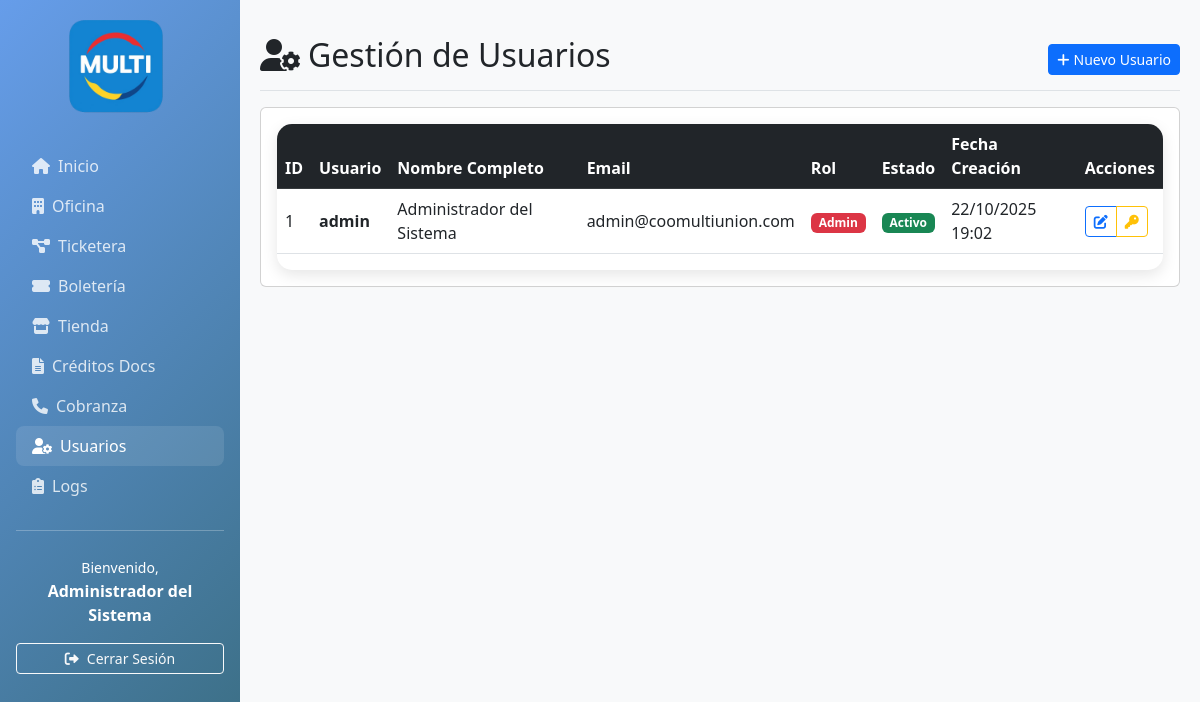
Page /ui/modules/usuarios/pages/usuarios.php (signed in) on the committed database.
### tables this page shows
CREATE TABLE IF NOT EXISTS control_usuarios (
        id INT AUTO_INCREMENT PRIMARY KEY,
        usuario VARCHAR(50) UNIQUE NOT NULL,
        password VARCHAR(255) NOT NULL,
        nombre_completo VARCHAR(100) NOT NULL,
        email VARCHAR(100),
        rol VARCHAR(20) NOT NULL,
        estado_activo BOOLEAN DEFAULT TRUE,
        fecha_creacion TIMESTAMP DEFAULT CURRENT_TIMESTAMP,
        fecha_actualizacion TIMESTAMP NULL DEFAULT NULL
    );

### ui/config/paths.php (called while the page is built, shortened)
<?php
function getBaseUrl() {
    $scriptName = $_SERVER['SCRIPT_NAME'];
    $marker = '/ui/';
    $pos = strpos($scriptName, $marker);
    if ($pos !== false) {
        return substr($scriptName, 0, $pos + strlen($marker));
    }
    return './';
}
?>

### ui/config/database.php (called while the page is built, shortened)
<?php
class Database {
    private static $instance = null;
    private $connection;
    private function __construct() {
        try {
            $this->connection = new PDO(
                "mysql:host=" . DB_HOST . ";dbname=" . DB_NAME . ";charset=utf8mb4",
                DB_USER,
                DB_PASS,
                [
                    PDO::ATTR_ERRMODE => PDO::ERRMODE_EXCEPTION,
                    PDO::ATTR_DEFAULT_FETCH_MODE => PDO::FETCH_ASSOC,
                    PDO::ATTR_EMULATE_PREPARES => false
                ]
            );
        } catch (PDOException $e) {
            die("Error de conexión: " . $e->getMessage());
        }
    }
    public static function getInstance() {
        if (self::$instance === null) {
            self::$instance = new self();
        }
        return self::$instance;
    }
    public function getConnection() {
        return $this->connection;
    }
}
function getConnection() {
    return Database::getInstance()->getConnection();
}
?>

### ui/controllers/AuthController.php (called while the page is built, shortened)
<?php
require_once __DIR__ . '/../models/User.php';
require_once __DIR__ . '/../config/paths.php';
require_once __DIR__ . '/../config/database.php';
class AuthController {
    public function isAuthenticated() {
        return isset($_SESSION['user_id']) &&
               !empty($_SESSION['user_id']) &&
               isset($_SESSION['username']) &&
               isset($_SESSION['nombre_completo']) &&
               isset($_SESSION['user_role']);
    }
    private function enforceIdleTimeout(int $idleSeconds = 3600): void {
        $now = time();
        $last = (int)($_SESSION['last_activity'] ?? $now);
    }
    public function getCurrentUser() {
        if ($this->isAuthenticated()) {
            return [
                'id' => $_SESSION['user_id'],
                'username' => $_SESSION['username'],
                'nombre_completo' => $_SESSION['nombre_completo'],
                'rol' => $_SESSION['user_role'],
                'email' => $_SESSION['user_email'] ?? ''
            ];
        }
        return null;
    }
    private function ensurePermissionsLoaded() {
        $currentRole = $_SESSION["user_role"] ?? '';
        $rolesPath = __DIR__ . '/../../roles.json';
        $currentRolesMtime = is_file($rolesPath) ? @filemtime($rolesPath) : 0;
        $needsReload = false;
        if (!isset($_SESSION['module_perms_loaded']) || !$_SESSION['module_perms_loaded']) {
            $needsReload = true;
        }
        if (($_SESSION['perm_role'] ?? null) !== $currentRole) {
            $needsReload = true;
        }
        if (($currentRolesMtime !== 0) && (($_SESSION['roles_json_mtime'] ?? 0) !== $currentRolesMtime)) {
            $needsReload = true;
        }
        if (!$needsReload) { return; }
        if ($currentRole === 'admin') {
            return;
        }
    }
    public function canAccessModule(string $moduleKey): bool {
        $role = $_SESSION['user_role'] ?? '';
        if ($role === 'admin') return true;
        return false;
    }
}
?>

### ui/models/User.php (called while the page is built, shortened)
<?php
require_once __DIR__ . '/../config/database.php';
class User {
    private $conn;
    public function __construct() {
        $this->conn = getConnection();
    }
    public function getAll() {
        try {
            $stmt = $this->conn->query("
                SELECT id, usuario, nombre_completo, email, rol, estado_activo as estado, fecha_creacion
                FROM control_usuarios
                ORDER BY nombre_completo
            ");
            return $stmt->fetchAll();
        } catch (Exception $e) {
            error_log("Error obteniendo usuarios: " . $e->getMessage());
            return [];
        }
    }
}
?>

### ui/utils/dictionary.php (called while the page is built, shortened)
<?php
require_once __DIR__ . '/../config/paths.php';
class Dictionary {
    private static $data = null;
    private static function load(): void {
        if (self::$data !== null) {
            return;
        }
        $jsonPath = getAbsolutePath('../dictionary.json');
        $raw = file_get_contents($jsonPath);
        $parsed = json_decode($raw, true);
        self::$data = is_array($parsed) ? $parsed : ['tablas' => []];
    }
    public static function label(string $table, string $field, ?string $default = null): string {
        $tablas = self::$data['tablas'] ?? [];
        $tabla = $tablas[$table] ?? null;
        return $default ?? ucwords(str_replace('_', ' ', $field));
    }
}
function dict_label(string $table, string $field, ?string $default = null): string {
    return Dictionary::label($table, $field, $default);
}
?>

### ui/modules/usuarios/pages/usuarios.php (the view, shortened to what this page needs)
<?php
require_once '../../../controllers/AuthController.php';
require_once '../../../models/User.php';
require_once '../../../config/paths.php';
require_once '../../../utils/dictionary.php';
$authController = new AuthController();
$authController->requireModule('usuarios.gestion');
$userModel = new User();
$usuarios = $userModel->getAll();
$currentUser = $authController->getCurrentUser();
$currentPage = 'usuarios';
include '../../../views/layouts/header.php';
?>
<div class="container-fluid">
    <div class="row">
        <?php include '../../../views/layouts/sidebar.php'; ?>
        <main class="col-12 main-content">
            <div class="d-flex justify-content-between flex-wrap flex-md-nowrap align-items-center pt-3 pb-2 mb-3 border-bottom">
                <h1 class="h2">
                    <i class="fas fa-user-cog me-2"></i>Gestión de Usuarios
                </h1>
                <div class="btn-toolbar mb-2 mb-md-0">
                    <button type="button" class="btn btn-sm btn-primary" data-bs-toggle="modal" data-bs-target="#createUserModal">
                        <i class="fas fa-plus me-1"></i>Nuevo Usuario
                    </button>
                </div>
            </div>
            <div class="card">
                <div class="card-body">
                    <div class="table-responsive">
                        <table class="table table-hover">
                            <thead class="table-dark">
                                <tr>
                                    <th>ID</th>
                                    <th><?php echo dict_label('control_usuarios','usuario','Usuario'); ?></th>
                                    <th><?php echo dict_label('control_usuarios','nombre_completo','Nombre Completo'); ?></th>
                                    <th><?php echo dict_label('control_usuarios','email','Email'); ?></th>
                                    <th><?php echo dict_label('control_usuarios','rol','Rol'); ?></th>
                                    <th><?php echo dict_label('control_usuarios','estado_activo','Estado'); ?></th>
                                    <th><?php echo dict_label('control_usuarios','fecha_creacion','Fecha Creación'); ?></th>
                                    <th>Acciones</th>
                                </tr>
                            </thead>
                            <tbody>
                                <?php foreach ($usuarios as $usuario): ?>
                                <tr>
                                    <td><?php echo htmlspecialchars($usuario['id']); ?></td>
                                    <td><strong><?php echo htmlspecialchars($usuario['usuario']); ?></strong></td>
                                    <td><?php echo htmlspecialchars($usuario['nombre_completo']); ?></td>
                                    <td><?php echo htmlspecialchars($usuario['email'] ?? ''); ?></td>
                                    <td>
                                        <span class="badge <?php echo $usuario['rol'] === 'admin' ? 'bg-danger' : 'bg-primary'; ?>">
                                            <?php echo ucfirst(htmlspecialchars($usuario['rol'])); ?>
                                        </span>
                                    </td>
                                    <td>
                                        <span class="badge <?php echo $usuario['estado'] ? 'bg-success' : 'bg-secondary'; ?>">
                                            <?php echo $usuario['estado'] ? 'Activo' : 'Inactivo'; ?>
                                        </span>
                                    </td>
                                    <td><?php echo date('d/m/Y H:i', strtotime($usuario['fecha_creacion'])); ?></td>
                                    <td>
                                        <div class="btn-group" role="group">
                                            <button type="button" class="btn btn-sm btn-outline-primary" data-bs-toggle="modal" data-bs-target="#editUserModal<?php echo $usuario['id']; ?>">
                                                <i class="fas fa-edit"></i>
                                            </button>
                                            <button type="button" class="btn btn-sm btn-outline-warning" data-bs-toggle="modal" data-bs-target="#changePasswordModal<?php echo $usuario['id']; ?>">
                                                <i class="fas fa-key"></i>
                                            </button>
                                        </div>
                                    </td>
                                </tr>
                                <?php endforeach; ?>
                            </tbody>
                        </table>
                    </div>
                </div>
            </div>
        </main>
    </div>
</div>
<?php include '../../../views/layouts/footer.php'; ?>

### ui/views/layouts/sidebar.php (shortened to what this page needs)
<div class="sidebar p-3">
    <div class="text-center mb-4">
        <a href="<?php echo getBaseUrl(); ?>pages/dashboard.php" class="d-inline-flex align-items-center text-decoration-none text-white">
            <img src="<?php echo getBaseUrl(); ?>assets/img/logo.png" alt="Multi" height="100" class="me-2">
        </a>
    </div>
    <nav class="nav flex-column">
        <a class="nav-link <?php echo $currentPage === 'dashboard' ? 'active' : ''; ?>" href="<?php echo getBaseUrl(); ?>pages/dashboard.php">
            <i class="fas fa-home me-2"></i>Inicio
        </a>
        <?php
        if (!function_exists('canAccess')) {
            require_once dirname(__DIR__, 2) . '/controllers/AuthController.php';
            $___authTmp = new AuthController();
            function canAccess($moduleKey) {
                global $___authTmp;
                return $___authTmp->canAccessModule($moduleKey);
            }
        }
        ?>
        <?php if (!empty($currentUser)): ?>
        <?php $isOficinaOpen = in_array(($currentPage ?? ''), ['oficina','productos','clausulas','asociados','pagos_pse','pagos_cash_qr','transacciones','trx_list','cargas','descargas','informaciones','oficina_comisiones','tasas_interes','tasas_productos']); ?>
        <a class="nav-link d-flex align-items-center justify-content-between" data-bs-toggle="collapse" href="#menuOficina" role="button" aria-expanded="<?php echo $isOficinaOpen ? 'true' : 'false'; ?>" aria-controls="menuOficina">
            <span><i class="fas fa-building me-2"></i>Oficina</span>
        </a>
        <?php $isTicketOpen = in_array(($currentPage ?? ''), ['ticketera_resumen','ticketera_tickets','ticketera_categorias']); ?>
        <?php if (canAccess('ticketera')): ?>
        <a class="nav-link d-flex align-items-center justify-content-between" data-bs-toggle="collapse" href="#menuTicketera" role="button" aria-expanded="<?php echo $isTicketOpen ? 'true' : 'false'; ?>" aria-controls="menuTicketera">
            <span><i class="fas fa-project-diagram me-2"></i>Ticketera</span>
        </a>
        <?php endif; ?>
        <?php $isBoleteriaOpen = in_array(($currentPage ?? ''), ['boleteria','boleteria_categorias','boleteria_boletas']); ?>
        <?php $canBole = canAccess('boleteria') || canAccess('boleteria.resumen') || canAccess('boleteria.categorias') || canAccess('boleteria.boletas'); ?>
        <?php if ($canBole): ?>
        <a class="nav-link d-flex align-items-center justify-content-between" data-bs-toggle="collapse" href="#menuBoleteria" role="button" aria-expanded="<?php echo $isBoleteriaOpen ? 'true' : 'false'; ?>" aria-controls="menuBoleteria">
            <span><i class="fas fa-ticket-alt me-2"></i>Boletería</span>
        </a>
        <?php endif; ?>
        <?php $isTiendaOpen = in_array(($currentPage ?? ''), ['tienda','tienda_catalogo','tienda_facturacion','tienda_inventario','tienda_compras','tienda_ventas','tienda_clientes','tienda_reversiones']); ?>
        <?php $canTienda = canAccess('tienda') || canAccess('tienda.resumen') || canAccess('tienda.catalogo') || canAccess('tienda.compras') || canAccess('tienda.inventario') || canAccess('tienda.clientes') || canAccess('tienda.ventas') || canAccess('tienda.facturacion') || canAccess('tienda.reversiones'); ?>
        <?php if ($canTienda): ?>
        <a class="nav-link d-flex align-items-center justify-content-between" data-bs-toggle="collapse" href="#menuTienda" role="button" aria-expanded="<?php echo $isTiendaOpen ? 'true' : 'false'; ?>" aria-controls="menuTienda">
            <span><i class="fas fa-store me-2"></i>Tienda</span>
        </a>
        <?php endif; ?>
        <?php $isCredDocsOpen = in_array(($currentPage ?? ''), ['creditos_docs_crear','creditos_docs_listar','creditos_docs_gestionar']); ?>
        <?php $canCredDocs = canAccess('creditos_docs') || canAccess('creditos_docs.crear') || canAccess('creditos_docs.listar') || canAccess('creditos_docs.gestionar'); ?>
        <?php if ($canCredDocs): ?>
        <a class="nav-link d-flex align-items-center justify-content-between" data-bs-toggle="collapse" href="#menuCredDocs" role="button" aria-expanded="<?php echo $isCredDocsOpen ? 'true' : 'false'; ?>" aria-controls="menuCredDocs">
            <span><i class="fas fa-file-alt me-2"></i>Créditos Docs</span>
        </a>
        <?php endif; ?>
        <?php $isCobranzaOpen = in_array(($currentPage ?? ''), ['cobranza','cobranza_comunicaciones','cobranza_comunicaciones_aportes']); ?>
        <?php $canCobr = canAccess('cobranza') || canAccess('cobranza.resumen') || canAccess('cobranza.comunicaciones'); ?>
        <?php if ($canCobr): ?>
        <a class="nav-link d-flex align-items-center justify-content-between" data-bs-toggle="collapse" href="#menuCobranza" role="button" aria-expanded="<?php echo $isCobranzaOpen ? 'true' : 'false'; ?>" aria-controls="menuCobranza">
            <span><i class="fas fa-phone me-2"></i>Cobranza</span>
        </a>
        <?php endif; ?>
        <?php if (canAccess('usuarios.gestion')): ?>
        <a class="nav-link <?php echo $currentPage === 'usuarios' ? 'active' : ''; ?>" href="<?php echo getBaseUrl(); ?>modules/usuarios/pages/usuarios.php">
            <i class="fas fa-user-cog me-2"></i>Usuarios
        </a>
        <?php endif; ?>
        <?php if (canAccess('logs.gestion')): ?>
        <a class="nav-link <?php echo $currentPage === 'logs' ? 'active' : ''; ?>" href="<?php echo getBaseUrl(); ?>modules/logs/pages/logs.php">
            <i class="fas fa-clipboard-list me-2"></i>Logs
        </a>
        <?php endif; ?>
        <?php endif; ?>
    </nav>
    <hr class="my-4">
    <div class="text-center">
        <small>Bienvenido,</small><br>
        <strong><?php echo htmlspecialchars($currentUser['nombre_completo'] ?? 'Usuario'); ?></strong>
    </div>
    <div class="mt-3">
        <a href="<?php echo getBaseUrl(); ?>logout.php" class="btn btn-outline-light btn-sm w-100">
            <i class="fas fa-sign-out-alt me-2"></i>Cerrar Sesión
        </a>
    </div>
</div>

### rows in the picture
control_usuarios: nombre_completo "Administrador del Sistema", id "1", usuario "admin", email "admin@coomultiunion.com", rol "Admin", estado_activo "Activo", fecha_creacion "22/10/2025 19:02"

### other values in the picture
dict_label('control_usuarios','usuario','Usuario') "Usuario"
dict_label('control_usuarios','nombre_completo','Nombre Completo') "Nombre Completo"
dict_label('control_usuarios','email','Email') "Email"
dict_label('control_usuarios','rol','Rol') "Rol"
dict_label('control_usuarios','estado_activo','Estado') "Estado"
dict_label('control_usuarios','fecha_creacion','Fecha Creación') "Fecha Creación"
